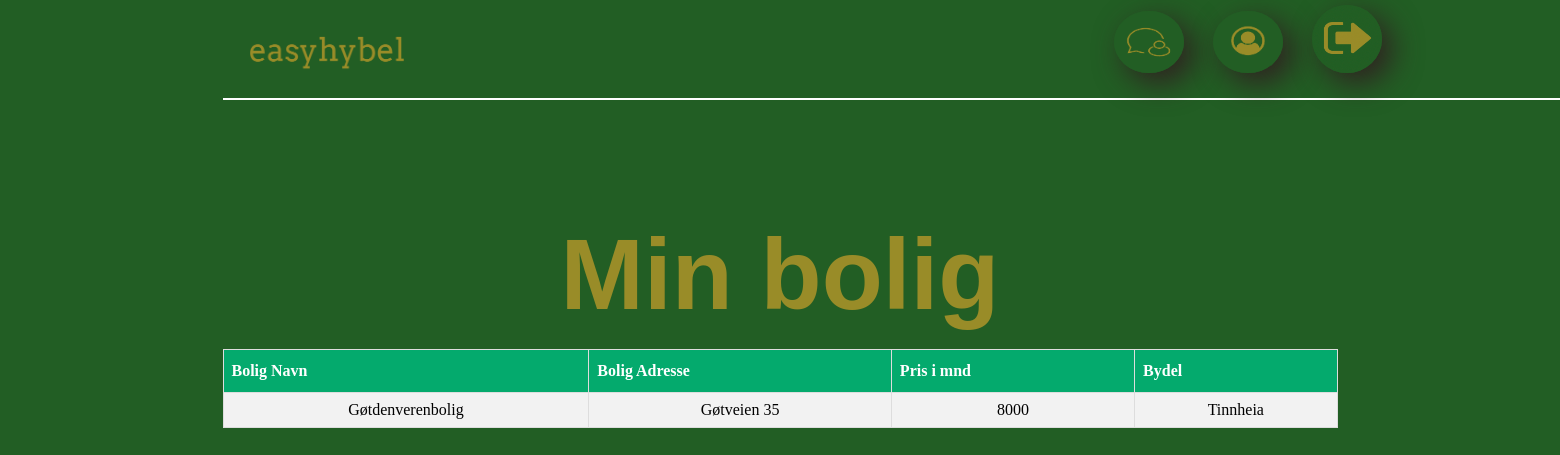
Before: /www/views/omBolish.php (signed in) with the older database file.
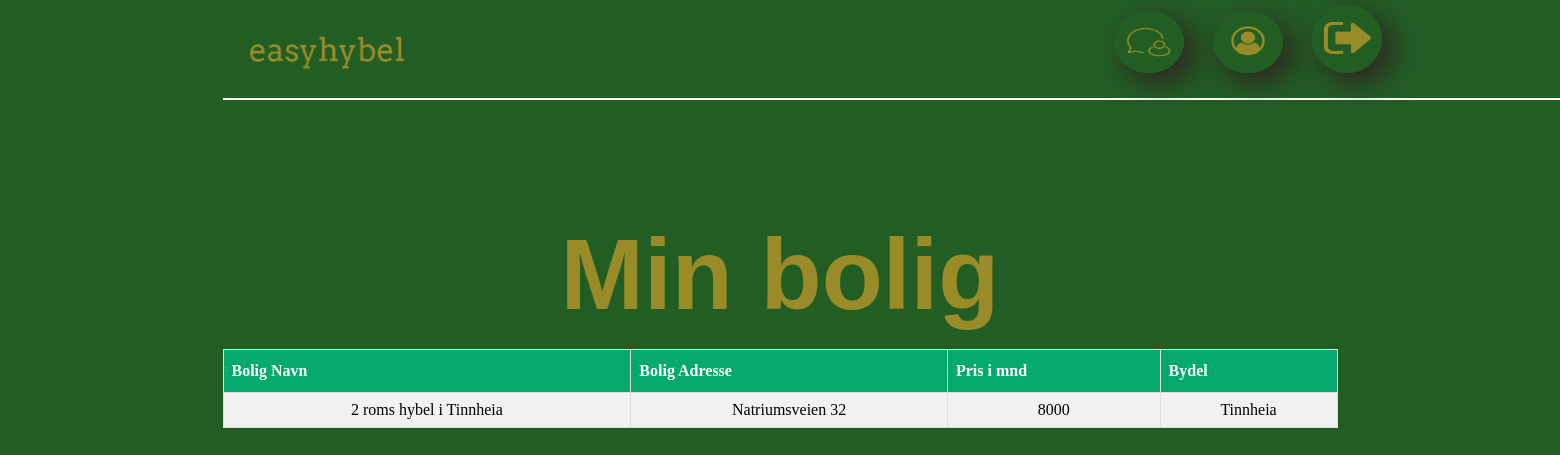
After: the same page with the newer database file.
### tables this page shows
CREATE TABLE Bolig
        (
            Bolig_ID                SMALLINT UNIQUE AUTO_INCREMENT,
            Bolig_Navn              VARCHAR(100)     NOT NULL,
            Bolig_Adresse           VARCHAR(100)     NOT NULL,
            Byen                    VARCHAR(100)     NOT NULL,
            Bydel                   VARCHAR(100)     NOT NULL,
            Annonse_ID              SMALLINT,         
            Pris                    INTEGER,
            Medlem_ID               SMALLINT,
            CONSTRAINT PRIMARY KEY (Bolig_ID),
            CONSTRAINT FOREIGN KEY (Annonse_ID) REFERENCES Annonse(Annonse_ID) ON DELETE CASCADE,
            CONSTRAINT FOREIGN KEY (Medlem_ID) REFERENCES Medlem(Medlem_ID) ON DELETE CASCADE
        );

### www/views/omBolish.php (the view, shortened to what this page needs)
<?php
include "header.php";
include "../main/omBolig.php";
?>
<html>
    <head>
    </head>
    <body>
        <h1>Min bolig</h1>
            <table border='1'>
        <tr>
            <th>Bolig Navn</th>
            <th>Bolig Adresse</th>
            <th>Pris i mnd</th>
            <th>Bydel</th>
        </tr>
        <tr>
            <td><?php echo $annonse['Bolig_Navn']; ?></td>
            <td><?php echo $annonse['Bolig_Adresse'];?></td>
            <td><?php echo $annonse['Pris'];?></td>
            <td><?php echo $annonse ['Bydel'];?></td>
        </tr>
            </table>
    </body>
</html>

Changed rows visible on the page:
changed bolig "Tinnheia": Bolig_Navn "Gøtdenverenbolig" → "2 roms hybel i Tinnheia"; Bolig_Adresse "Gøtveien 35" → "Natriumsveien 32"
